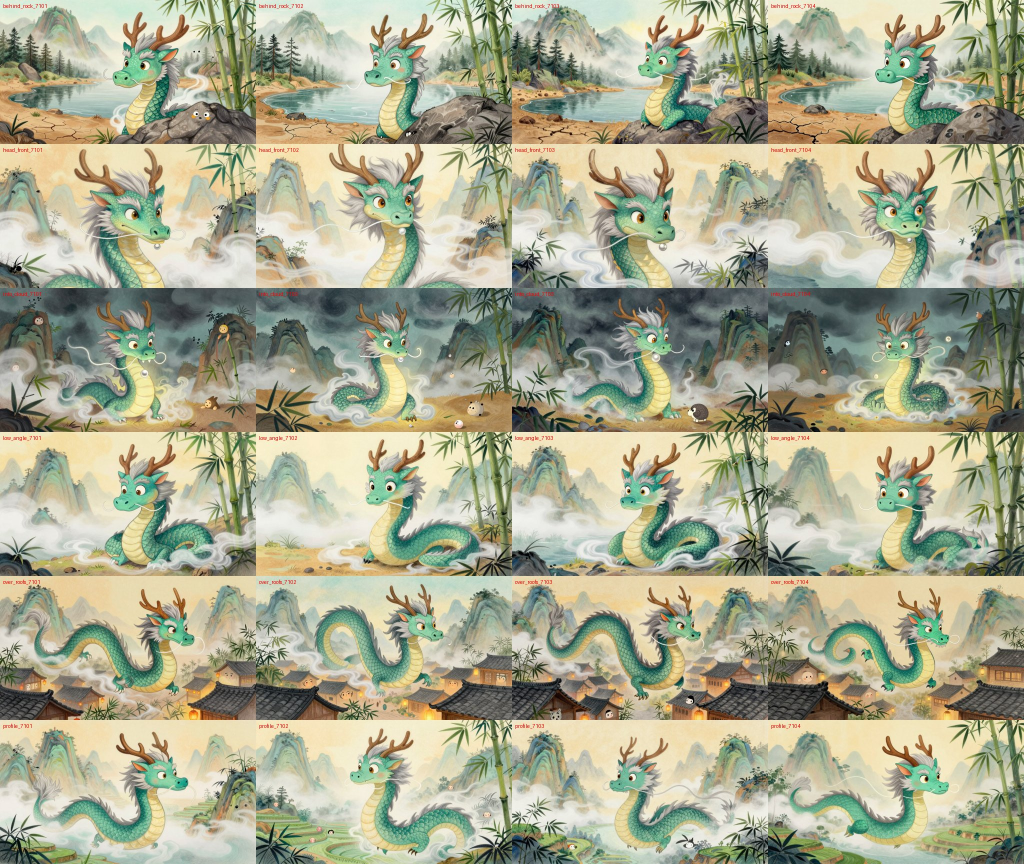
#> input picture Video-Story1/progress/03_yun_string_only_24.jpg, 2048 x 1728 px (shown at 1/2 size)
$ python yun_compose.py ../progress/03_yun_string_only_24.jpg ../progress/04_keyframes_S01-S07_candidates.jpg 5 5 5 ../progress/04_keyframes_S01-S07_candidates.jpg
#> lines starting #> are read from the running program, lines starting #| are printed output that depends on the picture
#!/Users/justin/Code/Project-V/.venv/bin/python
"""Paste the cover Yun (art-only cover crop) into a scene keyframe with a feathered edge, then blend with Z Image Turbo image-to-image.
usage: yun_compose.py <bg.png> <out_prefix> <x> <y> <height_px> [flip 0/1] [strengths comma list] [--prompt-file f]
 x,y = top-left of the pasted head in the 1024x576 frame; height_px = pasted crop height; output: <out_prefix>_paste.png, <out_prefix>_s<strength>.png"""
import json, os, pathlib, subprocess, sys
import numpy as np
from PIL import Image, ImageFilter
ROOT = pathlib.Path(__file__).resolve().parent.parent
bg = Image.open(sys.argv[1]).convert("RGB"); prefix = sys.argv[2]
#> further down, bg is the input picture: PIL image 2048x1728 RGB; mean R, G, B 168.8, 170.2, 144.3
x, y, hpx = int(sys.argv[3]), int(sys.argv[4]), int(sys.argv[5])
flip = len(sys.argv) > 6 and sys.argv[6] == "1"
strengths = [float(s) for s in (sys.argv[7] if len(sys.argv) > 7 else "0.45,0.6").split(",")]
prompt = open(sys.argv[9]).read() if len(sys.argv) > 9 and sys.argv[8] == "--prompt-file" else ""
cover = Image.open(ROOT / "input/refs/cover_front_art.png").convert("RGB").crop(tuple(int(v) for v in os.environ.get("YUN_CROP", "230,230,960,810").split(",")))   # Yun head + neck + antlers (override with YUN_CROP=x0,y0,x1,y1)
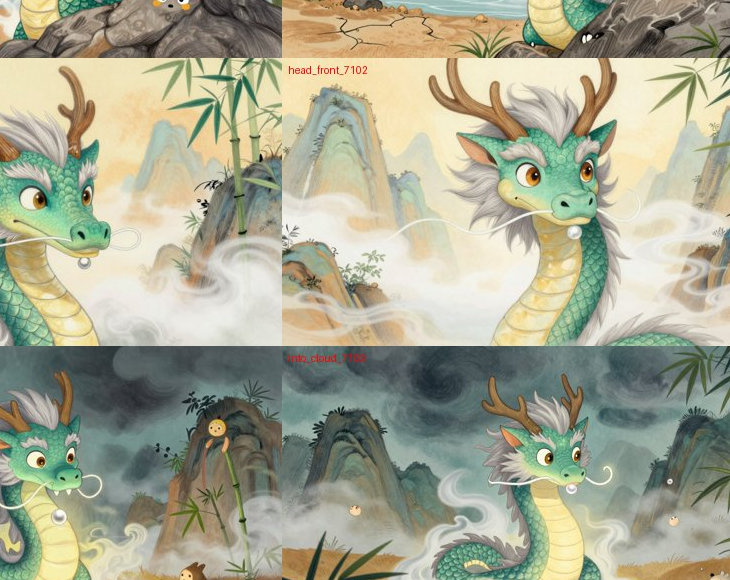
#> cover: PIL image 730x580 RGB; mean R, G, B 167, 168.1, 145.6
if flip: cover = cover.transpose(Image.FLIP_LEFT_RIGHT)
w = int(cover.width * hpx / cover.height); cover = cover.resize((w, hpx), Image.LANCZOS)
#> after `w = int(cover.width * hpx / cover.height)`: w = 6
f = max(8, int(hpx * 0.14))
a = Image.new("L", cover.size, 0); a.paste(255, (f, f, cover.width - f, cover.height - f)); a = a.filter(ImageFilter.GaussianBlur(f * 0.6))
comp = bg.copy(); comp.paste(cover, (x, y), a)
occ = os.environ.get("YUN_OCCLUDE")   # x0,y0,x1,y1: paste this strip of the background back over the head (rock in front of Yun), soft top edge
if occ:
    ox0, oy0, ox1, oy1 = [int(v) for v in occ.split(",")]
    strip = bg.crop((ox0, oy0, ox1, oy1)); m = Image.new("L", strip.size, 255)
    ramp = np.zeros((strip.height, strip.width), np.uint8); n = min(30, strip.height)
    for i in range(strip.height): ramp[i, :] = min(255, int(255 * i / n))
    comp.paste(strip, (ox0, oy0), Image.fromarray(ramp))
comp.save(f"{prefix}_paste.png")
env = dict(os.environ, DRAWTHINGS_MODELS_DIR="/Volumes/SSD-4T-LR/AI/Models")
for st in strengths:
    o = f"{prefix}_s{int(st*100)}.png"
#> (the run stopped early here; a loop or call above may not have finished)

$ run again, on Video-Story1/progress/04_keyframes_S01-S07_candidates.jpg
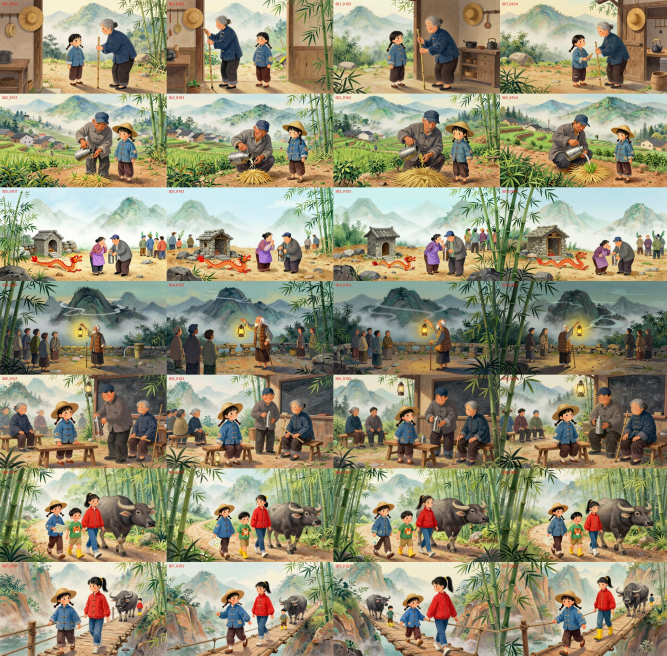
#> input picture Video-Story1/progress/04_keyframes_S01-S07_candidates.jpg, 2000 x 1967 px (shown at 1/3 size)
#> bg is the input picture: PIL image 2000x1967 RGB; mean R, G, B 149.6, 145.2, 118.8
#> `cover = Image.open(ROOT / "input/refs/cover_front_art.png").convert("R..`:
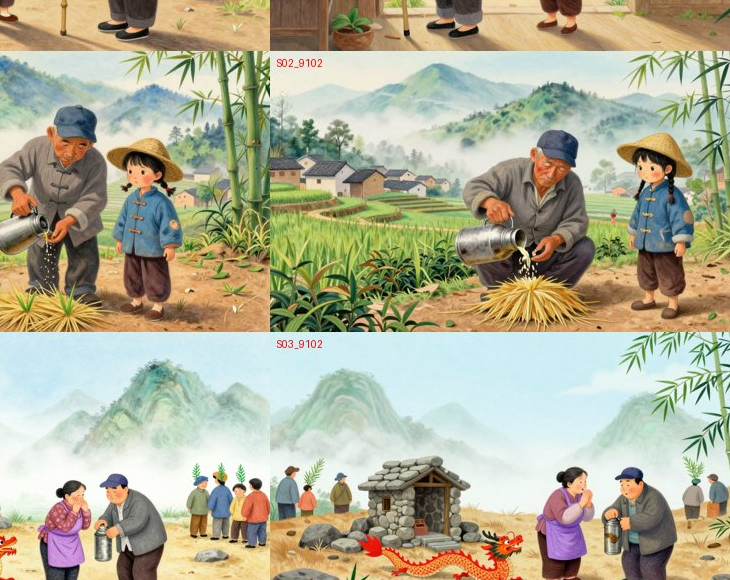
#> cover: PIL image 730x580 RGB; mean R, G, B 175.8, 174, 149.2

$ run again, on Video-Story1/progress/06_clips_S01-S07_start_mid_end.jpg
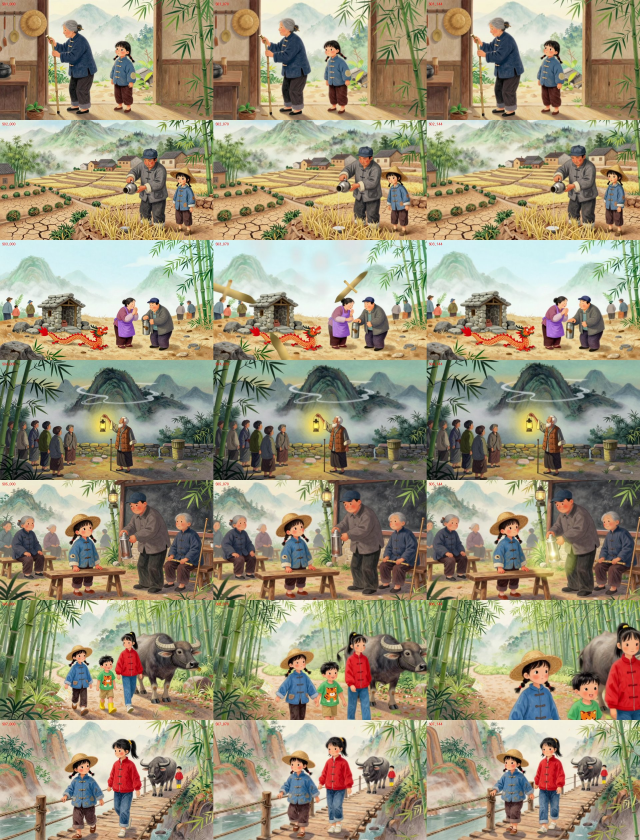
#> input picture Video-Story1/progress/06_clips_S01-S07_start_mid_end.jpg, 1920 x 2520 px (shown at 1/3 size)
#> bg is the input picture: PIL image 1920x2520 RGB; mean R, G, B 155.9, 148.7, 123.2
#> `cover = Image.open(ROOT / "input/refs/cover_front_art.png").convert("R..`:
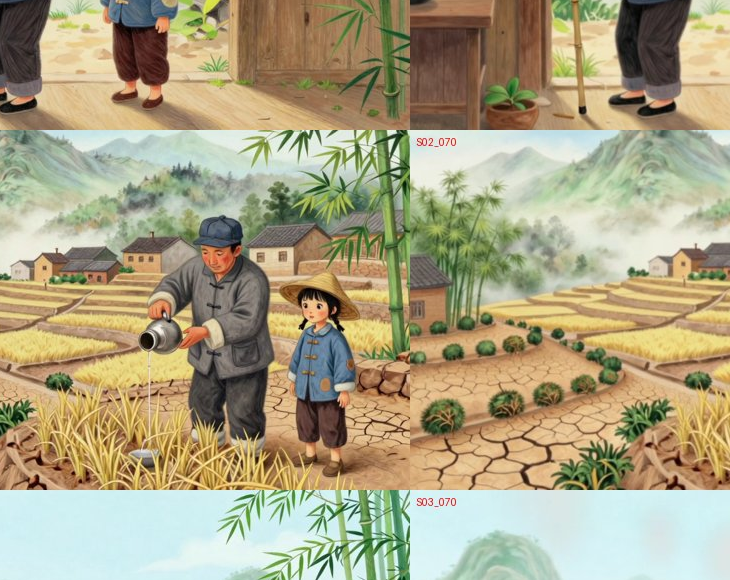
#> cover: PIL image 730x580 RGB; mean R, G, B 171, 163.3, 131.7
